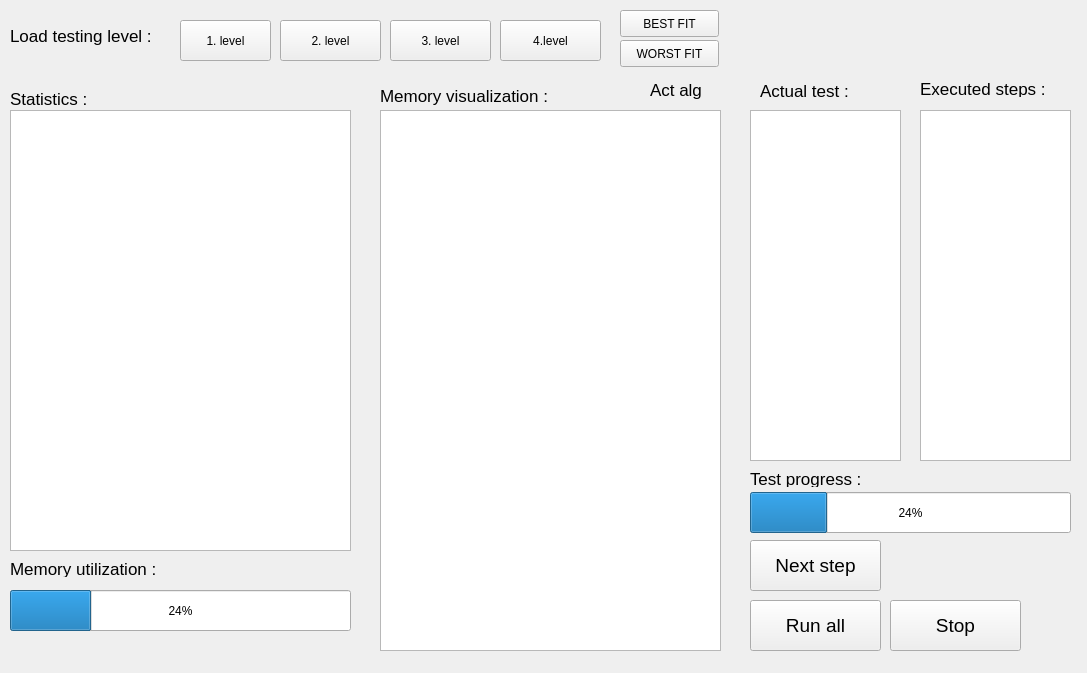
<?xml version="1.0" encoding="UTF-8"?>
<ui version="4.0">
 <class>Form</class>
 <widget class="QWidget" name="Form">
  <property name="geometry">
   <rect>
    <x>0</x>
    <y>0</y>
    <width>1087</width>
    <height>673</height>
   </rect>
  </property>
  <property name="windowTitle">
   <string>Form</string>
  </property>
  <widget class="QLabel" name="lbLTL">
   <property name="geometry">
    <rect>
     <x>10</x>
     <y>20</y>
     <width>151</width>
     <height>31</height>
    </rect>
   </property>
   <property name="font">
    <font>
     <pointsize>13</pointsize>
    </font>
   </property>
   <property name="text">
    <string>Load testing level :</string>
   </property>
  </widget>
  <widget class="QPushButton" name="btnLoadLvl1">
   <property name="geometry">
    <rect>
     <x>180</x>
     <y>20</y>
     <width>91</width>
     <height>41</height>
    </rect>
   </property>
   <property name="text">
    <string>1. level</string>
   </property>
  </widget>
  <widget class="QPushButton" name="btnLoadLvl2">
   <property name="geometry">
    <rect>
     <x>280</x>
     <y>20</y>
     <width>101</width>
     <height>41</height>
    </rect>
   </property>
   <property name="text">
    <string>2. level</string>
   </property>
  </widget>
  <widget class="QPushButton" name="btnLoadLvl3">
   <property name="geometry">
    <rect>
     <x>390</x>
     <y>20</y>
     <width>101</width>
     <height>41</height>
    </rect>
   </property>
   <property name="text">
    <string>3. level</string>
   </property>
  </widget>
  <widget class="QPushButton" name="btnLoadLvl4">
   <property name="geometry">
    <rect>
     <x>500</x>
     <y>20</y>
     <width>101</width>
     <height>41</height>
    </rect>
   </property>
   <property name="text">
    <string>4.level</string>
   </property>
  </widget>
  <widget class="QLabel" name="lbMV">
   <property name="geometry">
    <rect>
     <x>380</x>
     <y>80</y>
     <width>181</width>
     <height>31</height>
    </rect>
   </property>
   <property name="font">
    <font>
     <pointsize>13</pointsize>
    </font>
   </property>
   <property name="text">
    <string>Memory visualization : </string>
   </property>
  </widget>
  <widget class="QLabel" name="lbAT">
   <property name="geometry">
    <rect>
     <x>760</x>
     <y>80</y>
     <width>101</width>
     <height>21</height>
    </rect>
   </property>
   <property name="font">
    <font>
     <pointsize>13</pointsize>
    </font>
   </property>
   <property name="text">
    <string>Actual test :</string>
   </property>
  </widget>
  <widget class="QTextBrowser" name="tbActTest">
   <property name="geometry">
    <rect>
     <x>750</x>
     <y>110</y>
     <width>151</width>
     <height>351</height>
    </rect>
   </property>
   <property name="html">
    <string>&lt;!DOCTYPE HTML PUBLIC &quot;-//W3C//DTD HTML 4.0//EN&quot; &quot;http://www.w3.org/TR/REC-html40/strict.dtd&quot;&gt;
&lt;html&gt;&lt;head&gt;&lt;meta name=&quot;qrichtext&quot; content=&quot;1&quot; /&gt;&lt;style type=&quot;text/css&quot;&gt;
p, li { white-space: pre-wrap; }
&lt;/style&gt;&lt;/head&gt;&lt;body style=&quot; font-family:'Ubuntu'; font-size:11pt; font-weight:400; font-style:normal;&quot;&gt;
&lt;p style=&quot;-qt-paragraph-type:empty; margin-top:0px; margin-bottom:0px; margin-left:0px; margin-right:0px; -qt-block-indent:0; text-indent:0px;&quot;&gt;&lt;br /&gt;&lt;/p&gt;&lt;/body&gt;&lt;/html&gt;</string>
   </property>
  </widget>
  <widget class="QPushButton" name="btnNextStep">
   <property name="geometry">
    <rect>
     <x>750</x>
     <y>540</y>
     <width>131</width>
     <height>51</height>
    </rect>
   </property>
   <property name="font">
    <font>
     <pointsize>14</pointsize>
    </font>
   </property>
   <property name="text">
    <string>Next step</string>
   </property>
  </widget>
  <widget class="QPushButton" name="btnRunAll">
   <property name="geometry">
    <rect>
     <x>750</x>
     <y>600</y>
     <width>131</width>
     <height>51</height>
    </rect>
   </property>
   <property name="font">
    <font>
     <pointsize>14</pointsize>
    </font>
   </property>
   <property name="text">
    <string>Run all</string>
   </property>
  </widget>
  <widget class="QTextBrowser" name="tbMemVisual">
   <property name="geometry">
    <rect>
     <x>380</x>
     <y>110</y>
     <width>341</width>
     <height>541</height>
    </rect>
   </property>
  </widget>
  <widget class="QTextBrowser" name="tbStats">
   <property name="geometry">
    <rect>
     <x>10</x>
     <y>110</y>
     <width>341</width>
     <height>441</height>
    </rect>
   </property>
  </widget>
  <widget class="QLabel" name="lbStats">
   <property name="geometry">
    <rect>
     <x>10</x>
     <y>90</y>
     <width>101</width>
     <height>17</height>
    </rect>
   </property>
   <property name="font">
    <font>
     <pointsize>13</pointsize>
    </font>
   </property>
   <property name="text">
    <string>Statistics :</string>
   </property>
  </widget>
  <widget class="QLabel" name="lbActAlg">
   <property name="geometry">
    <rect>
     <x>650</x>
     <y>80</y>
     <width>71</width>
     <height>20</height>
    </rect>
   </property>
   <property name="font">
    <font>
     <pointsize>13</pointsize>
    </font>
   </property>
   <property name="text">
    <string>Act alg</string>
   </property>
  </widget>
  <widget class="QPushButton" name="btnSetBest">
   <property name="geometry">
    <rect>
     <x>620</x>
     <y>10</y>
     <width>99</width>
     <height>27</height>
    </rect>
   </property>
   <property name="text">
    <string>BEST FIT</string>
   </property>
  </widget>
  <widget class="QPushButton" name="btnSetWorst">
   <property name="geometry">
    <rect>
     <x>620</x>
     <y>40</y>
     <width>99</width>
     <height>27</height>
    </rect>
   </property>
   <property name="text">
    <string>WORST FIT</string>
   </property>
  </widget>
  <widget class="QLabel" name="lbES">
   <property name="geometry">
    <rect>
     <x>920</x>
     <y>80</y>
     <width>131</width>
     <height>17</height>
    </rect>
   </property>
   <property name="font">
    <font>
     <pointsize>13</pointsize>
    </font>
   </property>
   <property name="text">
    <string>Executed steps :</string>
   </property>
  </widget>
  <widget class="QTextBrowser" name="tbExecSteps">
   <property name="geometry">
    <rect>
     <x>920</x>
     <y>110</y>
     <width>151</width>
     <height>351</height>
    </rect>
   </property>
  </widget>
  <widget class="QPushButton" name="btnStop">
   <property name="geometry">
    <rect>
     <x>890</x>
     <y>600</y>
     <width>131</width>
     <height>51</height>
    </rect>
   </property>
   <property name="font">
    <font>
     <pointsize>14</pointsize>
    </font>
   </property>
   <property name="text">
    <string>Stop</string>
   </property>
  </widget>
  <widget class="QProgressBar" name="pbMemUtil">
   <property name="geometry">
    <rect>
     <x>10</x>
     <y>590</y>
     <width>341</width>
     <height>41</height>
    </rect>
   </property>
   <property name="value">
    <number>24</number>
   </property>
  </widget>
  <widget class="QLabel" name="lbMemUtil">
   <property name="geometry">
    <rect>
     <x>10</x>
     <y>560</y>
     <width>211</width>
     <height>17</height>
    </rect>
   </property>
   <property name="font">
    <font>
     <pointsize>13</pointsize>
    </font>
   </property>
   <property name="text">
    <string>Memory utilization :</string>
   </property>
  </widget>
  <widget class="QProgressBar" name="pbTest">
   <property name="geometry">
    <rect>
     <x>750</x>
     <y>492</y>
     <width>321</width>
     <height>41</height>
    </rect>
   </property>
   <property name="value">
    <number>24</number>
   </property>
  </widget>
  <widget class="QLabel" name="lbTestProgres">
   <property name="geometry">
    <rect>
     <x>750</x>
     <y>470</y>
     <width>211</width>
     <height>17</height>
    </rect>
   </property>
   <property name="font">
    <font>
     <pointsize>13</pointsize>
    </font>
   </property>
   <property name="text">
    <string>Test progress :</string>
   </property>
  </widget>
 </widget>
 <resources/>
 <connections/>
</ui>
